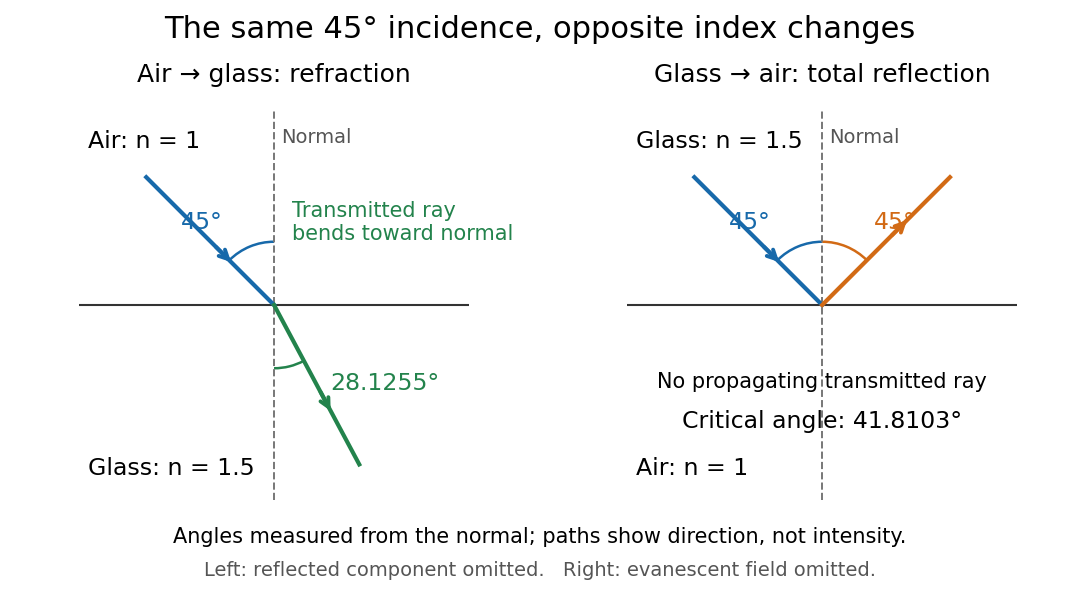

The Python source for this figure:
"""Draw optical-refraction-rays.png in cwd; verify angles and ray directions.

Tested with Python 3.14.4, NumPy 2.3.5, Matplotlib 3.10.7.
From _media: MPLBACKEND=Agg MPLCONFIGDIR=/tmp python3 ../optical-refraction-rays.py
"""

import numpy as np
import matplotlib.pyplot as plt
from matplotlib.patches import Arc


BLUE, GREEN, ORANGE = "#1769aa", "#23834c", "#d26a15"


def ray(ax, start, end, color):
    ax.plot([start[0], end[0]], [start[1], end[1]], color=color, lw=3)
    start, end = np.asarray(start), np.asarray(end)
    ax.annotate("", xy=start + 0.68 * (end - start), xytext=start + 0.53 * (end - start),
                arrowprops={"arrowstyle": "->", "lw": 2.8, "color": color})


def base(ax, upper, lower):
    ax.set(xlim=(-1.08, 1.08), ylim=(-1.08, 1.08), aspect="equal")
    ax.set_facecolor("white")
    ax.axhline(0, color="#333333", lw=1.5)
    ax.axvline(0, color="#777777", lw=1.4, ls="--")
    ax.text(-1.03, 0.97, upper, va="top", fontsize=17)
    ax.text(-1.03, -0.97, lower, va="bottom", fontsize=17)
    ax.text(0.04, 0.98, "Normal", va="top", fontsize=14, color="#555555")
    ax.axis("off")


def main():
    theta1 = np.deg2rad(45)
    theta2 = np.arcsin(np.sin(theta1) / 1.5)
    critical = np.arcsin(1 / 1.5)
    np.testing.assert_allclose(np.rad2deg(theta2), 28.1255057021, atol=1e-9, rtol=0)
    np.testing.assert_allclose(np.rad2deg(critical), 41.8103148958, atol=1e-9, rtol=0)
    np.testing.assert_allclose(1.5 * np.sin(theta2), np.sin(theta1), atol=1e-14)
    np.testing.assert_allclose(np.arcsin(1.5 * np.sin(theta2)), theta1, atol=1e-14)
    assert theta1 > critical and 1.5 * np.sin(theta1) > 1
    incident = np.array([np.sin(theta1), -np.cos(theta1)])
    reflected = np.array([np.sin(theta1), np.cos(theta1)])
    transmitted = np.array([np.sin(theta2), -np.cos(theta2)])
    for direction in (incident, reflected, transmitted):
        np.testing.assert_allclose(np.linalg.norm(direction), 1, atol=1e-14)
    np.testing.assert_allclose(np.arccos(-transmitted[1]), theta2, atol=1e-14)
    plt.rcParams.update({"font.size": 16, "savefig.facecolor": "white"})
    fig, axes = plt.subplots(1, 2, figsize=(10.8, 6.1), facecolor="white")
    fig.subplots_adjust(left=0.035, right=0.98, top=0.82, bottom=0.18, wspace=0.16)
    fig.suptitle("The same 45° incidence, opposite index changes", fontsize=22, y=0.975)
    base(axes[0], "Air: n = 1", "Glass: n = 1.5")
    axes[0].set_title("Air → glass: refraction", fontsize=18, pad=20)
    ray(axes[0], -incident, (0, 0), BLUE)
    ray(axes[0], (0, 0), transmitted, GREEN)
    axes[0].add_patch(Arc((0, 0), 0.7, 0.7, theta1=90, theta2=135, color=BLUE, lw=1.8))
    axes[0].add_patch(Arc((0, 0), 0.7, 0.7, theta1=270, theta2=270 + np.rad2deg(theta2), color=GREEN, lw=1.8))
    axes[0].text(-0.40, 0.42, "45°", ha="center", color=BLUE, fontsize=17)
    axes[0].text(0.31, -0.47, "28.1255°", color=GREEN, fontsize=17)
    axes[0].text(0.1, 0.36, "Transmitted ray\nbends toward normal", fontsize=15, color=GREEN)
    base(axes[1], "Glass: n = 1.5", "Air: n = 1")
    axes[1].set_title("Glass → air: total reflection", fontsize=18, pad=20)
    ray(axes[1], -incident, (0, 0), BLUE)
    ray(axes[1], (0, 0), reflected, ORANGE)
    axes[1].add_patch(Arc((0, 0), 0.7, 0.7, theta1=90, theta2=135, color=BLUE, lw=1.8))
    axes[1].add_patch(Arc((0, 0), 0.7, 0.7, theta1=45, theta2=90, color=ORANGE, lw=1.8))
    axes[1].text(-0.40, 0.42, "45°", ha="center", color=BLUE, fontsize=17)
    axes[1].text(0.40, 0.42, "45°", ha="center", color=ORANGE, fontsize=17)
    axes[1].text(0, -0.46, "No propagating transmitted ray", ha="center", fontsize=15)
    axes[1].text(0, -0.68, "Critical angle: 41.8103°", ha="center", fontsize=17)
    fig.text(0.5, 0.11, "Angles measured from the normal; paths show direction, not intensity.",
             ha="center", fontsize=15)
    fig.text(0.5, 0.055, "Left: reflected component omitted.   Right: evanescent field omitted.",
             ha="center", fontsize=14, color="#555555")
    fig.savefig("optical-refraction-rays.png", dpi=100, facecolor="white", transparent=False)
    plt.close(fig)
    print(f"Verified transmitted angle {np.rad2deg(theta2):.10f}°, critical angle {np.rad2deg(critical):.10f}°,")
    print("reverse-path refraction, unit ray directions and total-reflection criterion.")


if __name__ == "__main__":
    main()
